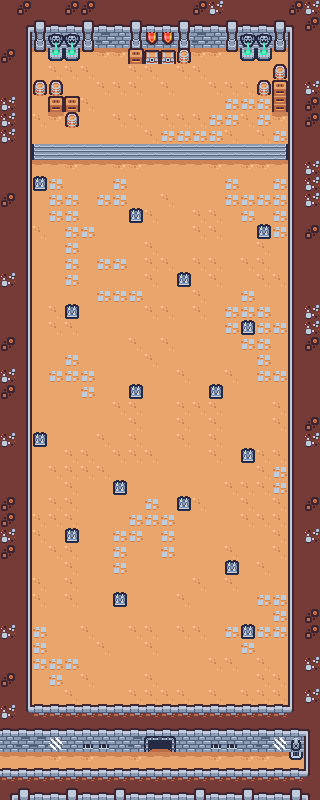

A 2D game scene composited from a Tiled map and its tileset images. What follows is a short description and the map's XML, with each tile layer's data collapsed to a summary:
An orthogonal 20x50 tile map with 16x16 px tiles, 4 tile layers (Walls, Ground, Deco, Spikes).

<map version="1.10" tiledversion="1.10.2" orientation="orthogonal" renderorder="right-down" width="20" height="50" tilewidth="16" tileheight="16" infinite="0" nextlayerid="5" nextobjectid="1">
 <tileset firstgid="1" name="Kenneys-tiny-dung-set" tilewidth="16" tileheight="16" tilecount="132" columns="12">
  <image source="../kenney_tiny-dungeon/Tilemap/tilemap_packed.png" width="192" height="176" />
  <tile id="0">
   <properties>
    <property name="collides" type="bool" value="true" />
   </properties>
  </tile>
  <tile id="1">
   <properties>
    <property name="collides" type="bool" value="true" />
   </properties>
  </tile>
  <tile id="2">
   <properties>
    <property name="collides" type="bool" value="true" />
   </properties>
  </tile>
  <tile id="3">
   <properties>
    <property name="collides" type="bool" value="true" />
   </properties>
  </tile>
  <tile id="4">
   <properties>
    <property name="collides" type="bool" value="true" />
   </properties>
  </tile>
  <tile id="5">
   <properties>
    <property name="collides" type="bool" value="true" />
   </properties>
  </tile>
  <tile id="6">
   <properties>
    <property name="collides" type="bool" value="true" />
   </properties>
  </tile>
  <tile id="7">
   <properties>
    <property name="collides" type="bool" value="true" />
   </properties>
  </tile>
  <tile id="8">
   <properties>
    <property name="collides" type="bool" value="true" />
   </properties>
  </tile>
  <tile id="12">
   <properties>
    <property name="collides" type="bool" value="true" />
   </properties>
  </tile>
  <tile id="13">
   <properties>
    <property name="collides" type="bool" value="true" />
   </properties>
  </tile>
  <tile id="14">
   <properties>
    <property name="collides" type="bool" value="true" />
   </properties>
  </tile>
  <tile id="15">
   <properties>
    <property name="collides" type="bool" value="true" />
   </properties>
  </tile>
  <tile id="16">
   <properties>
    <property name="collides" type="bool" value="true" />
   </properties>
  </tile>
  <tile id="17">
   <properties>
    <property name="collides" type="bool" value="true" />
   </properties>
  </tile>
  <tile id="18">
   <properties>
    <property name="collides" type="bool" value="true" />
   </properties>
  </tile>
  <tile id="19">
   <properties>
    <property name="collides" type="bool" value="true" />
   </properties>
  </tile>
  <tile id="20">
   <properties>
    <property name="collides" type="bool" value="true" />
   </properties>
  </tile>
  <tile id="24">
   <properties>
    <property name="collides" type="bool" value="true" />
   </properties>
  </tile>
  <tile id="25">
   <properties>
    <property name="collides" type="bool" value="true" />
   </properties>
  </tile>
  <tile id="26">
   <properties>
    <property name="collides" type="bool" value="true" />
   </properties>
  </tile>
  <tile id="27">
   <properties>
    <property name="collides" type="bool" value="true" />
   </properties>
  </tile>
  <tile id="28">
   <properties>
    <property name="collides" type="bool" value="true" />
   </properties>
  </tile>
  <tile id="29">
   <properties>
    <property name="collides" type="bool" value="true" />
   </properties>
  </tile>
  <tile id="40">
   <properties>
    <property name="collides" type="bool" value="true" />
   </properties>
  </tile>
  <tile id="57">
   <properties>
    <property name="collides" type="bool" value="false" />
   </properties>
  </tile>
  <tile id="58">
   <properties>
    <property name="collides" type="bool" value="false" />
   </properties>
  </tile>
  <tile id="59">
   <properties>
    <property name="collides" type="bool" value="false" />
   </properties>
  </tile>
  <tile id="63">
   <properties>
    <property name="collides" type="bool" value="false" />
   </properties>
  </tile>
  <tile id="72">
   <properties>
    <property name="collides" type="bool" value="false" />
   </properties>
  </tile>
  <tile id="73">
   <properties>
    <property name="collides" type="bool" value="false" />
   </properties>
  </tile>
  <tile id="74">
   <properties>
    <property name="collides" type="bool" value="false" />
   </properties>
  </tile>
  <tile id="75">
   <properties>
    <property name="collides" type="bool" value="false" />
   </properties>
  </tile>
  <tile id="76">
   <properties>
    <property name="collides" type="bool" value="true" />
   </properties>
  </tile>
  <tile id="77">
   <properties>
    <property name="collides" type="bool" value="true" />
   </properties>
  </tile>
  <tile id="78">
   <properties>
    <property name="collides" type="bool" value="true" />
   </properties>
  </tile>
  <tile id="82">
   <properties>
    <property name="collides" type="bool" value="true" />
   </properties>
  </tile>
  <tile id="89">
   <properties>
    <property name="collides" type="bool" value="true" />
   </properties>
  </tile>
  <tile id="90">
   <properties>
    <property name="collides" type="bool" value="true" />
   </properties>
  </tile>
  <tile id="91">
   <properties>
    <property name="collides" type="bool" value="true" />
   </properties>
  </tile>
  <tile id="92">
   <properties>
    <property name="collides" type="bool" value="true" />
   </properties>
  </tile>
 </tileset>
 <layer id="1" name="Walls" width="20" height="50" locked="1">
  <data>[1000 cells, 315 non-empty, 17 distinct tile ids]</data>
 </layer>
 <layer id="2" name="Ground" width="20" height="50" locked="1">
  <data>[1000 cells, 675 non-empty, 9 distinct tile ids]</data>
 </layer>
 <layer id="3" name="Deco" width="20" height="50" locked="1">
  <data>[1000 cells, 37 non-empty, 14 distinct tile ids]</data>
 </layer>
 <layer id="4" name="Spikes" width="20" height="50" locked="1">
  <data>[1000 cells, 16 non-empty, 1 distinct tile ids]</data>
 </layer>
</map>
